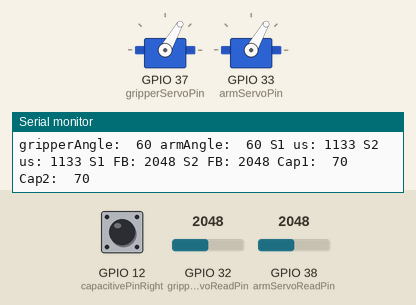
Simulated run of this sketch. Board: ESP32. Parts: 2 × servo, the last lines printed to the serial monitor. The inputs (shaded band) are chosen by the test bench; at power-on: GPIO 12 (capacitivePinRight) HIGH, GPIO 32 (gripperServoReadPin) = 2048, GPIO 38 (armServoReadPin) = 2048.

Above: at 1.2 s.
1.3 s: GPIO 12 (capacitivePinRight) pulled LOW for 0.15 s
At 1.41 s:
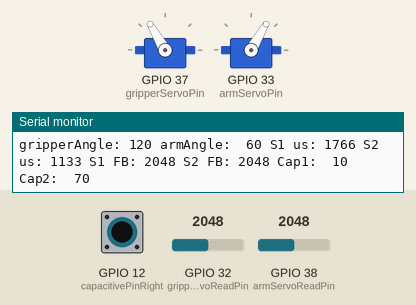
2.9 s: GPIO 32 (gripperServoReadPin) set to 1032
4.4 s: GPIO 32 (gripperServoReadPin) set to 937
8.2 s: GPIO 12 (capacitivePinRight) pulled LOW for 1 s
At 9.9 s:
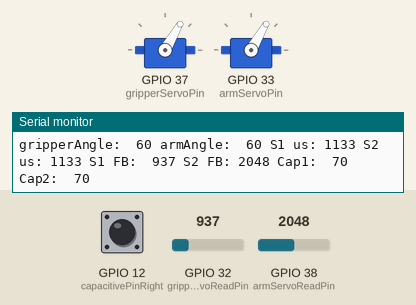
10.7 s: GPIO 12 (capacitivePinRight) pulled LOW for 3.2 s
At 12.1 s:
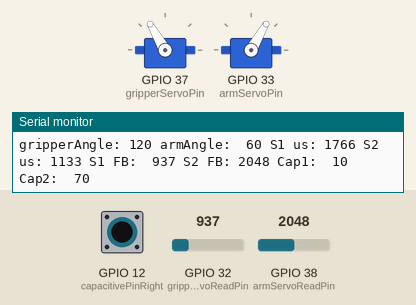
Timing chart, 0 to 15.4 s (numbered marks = the images above; inputs shaded):
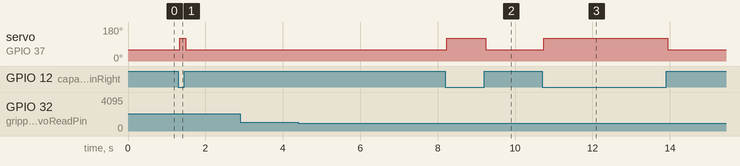

Measured:
- after the input at 1.3 s, servo on GPIO 37 (gripperServoPin): 60° → 120° at once, → 60° 0.16 s later
- after the input at 8.2 s, servo on GPIO 37 (gripperServoPin): 60° → 120° at once, → 60° 1.0 s later
- after the input at 10.7 s, servo on GPIO 37 (gripperServoPin): 60° → 120° at once, → 60° 3.2 s later

The sketch:

BreadboardTestController2.ino
```cpp
#include <ESP32Servo.h>

Servo gripperServo;
Servo armServo;

int gripperServoPin = A1;
int armServoPin = A5;

int gripperServoReadPin = A4;
int armServoReadPin = A2;

int ADC_Max = 4096;

int gripperServoRead;
int armServoRead;

int gripperAngle =  60;
int armAngle =  60;

unsigned long mytime;

const int capacitivePinRight = T5;
const int capacitivePinLeft = T8;

const int TOUCH_THRESHOLD = 35;

void setup()
{
  Serial.begin(115200);
	// Allow allocation of all timers
	ESP32PWM::allocateTimer(0);
	ESP32PWM::allocateTimer(1);
	ESP32PWM::allocateTimer(2);
	ESP32PWM::allocateTimer(3);

  gripperServo.setPeriodHertz(50);
  gripperServo.attach(gripperServoPin, 500, 2400);
  gripperServo.write(gripperAngle);

  armServo.setPeriodHertz(50);
  armServo.attach(armServoPin, 500, 2400);
  armServo.write(armAngle);

}

void loop() {

  int touchValRight = touchRead(capacitivePinRight);
  int touchValLeft = touchRead(capacitivePinLeft);

  if(touchValRight < TOUCH_THRESHOLD){
    gripperAngle = 120;
  }
  else {
    gripperAngle = 60;
  }

  if(touchValLeft < TOUCH_THRESHOLD){
    armAngle = 100;
  }
  else {
    armAngle = 60;
  }

  gripperServo.write(gripperAngle);
  armServo.write(armAngle);

  gripperServoRead = analogRead(gripperServoReadPin);
  armServoRead = analogRead(armServoReadPin);

  char buffer[120];
  sprintf(buffer, "gripperAngle: %3u armAngle: %3u S1 us: %4u S2 us: %4u S1 FB: %4u S2 FB: %4u Cap1: %3u Cap2: %3u", gripperAngle, armAngle, gripperServo.readMicroseconds(), armServo.readMicroseconds(), gripperServoRead, armServoRead, touchValRight, touchValLeft);
  Serial.println(buffer);
  // Serial.print("gripperAngle:");
  // Serial.print(gripperAngle);
  // Serial.print("\t");
  // Serial.print("Feedback1:");
  // Serial.println(gripperServoRead);
  // Serial.print("gripperAngle: " + (String)gripperAngle + "\t" + "\tS1 us: " + String(gripperServo.readMicroseconds()) + "\tS1 FB: " + String(gripperServoRead) + "\tCap1: " + (String)touchVal1);
  // Serial.println("\tarmAngle: " + (String)armAngle + "\t" + "\tS2 us: " + String(armServo.readMicroseconds()) + "\tS2 FB: " + String(armServoRead) + "\tCap2: " + (String)touchVal2);
  delay(50);

}
```
